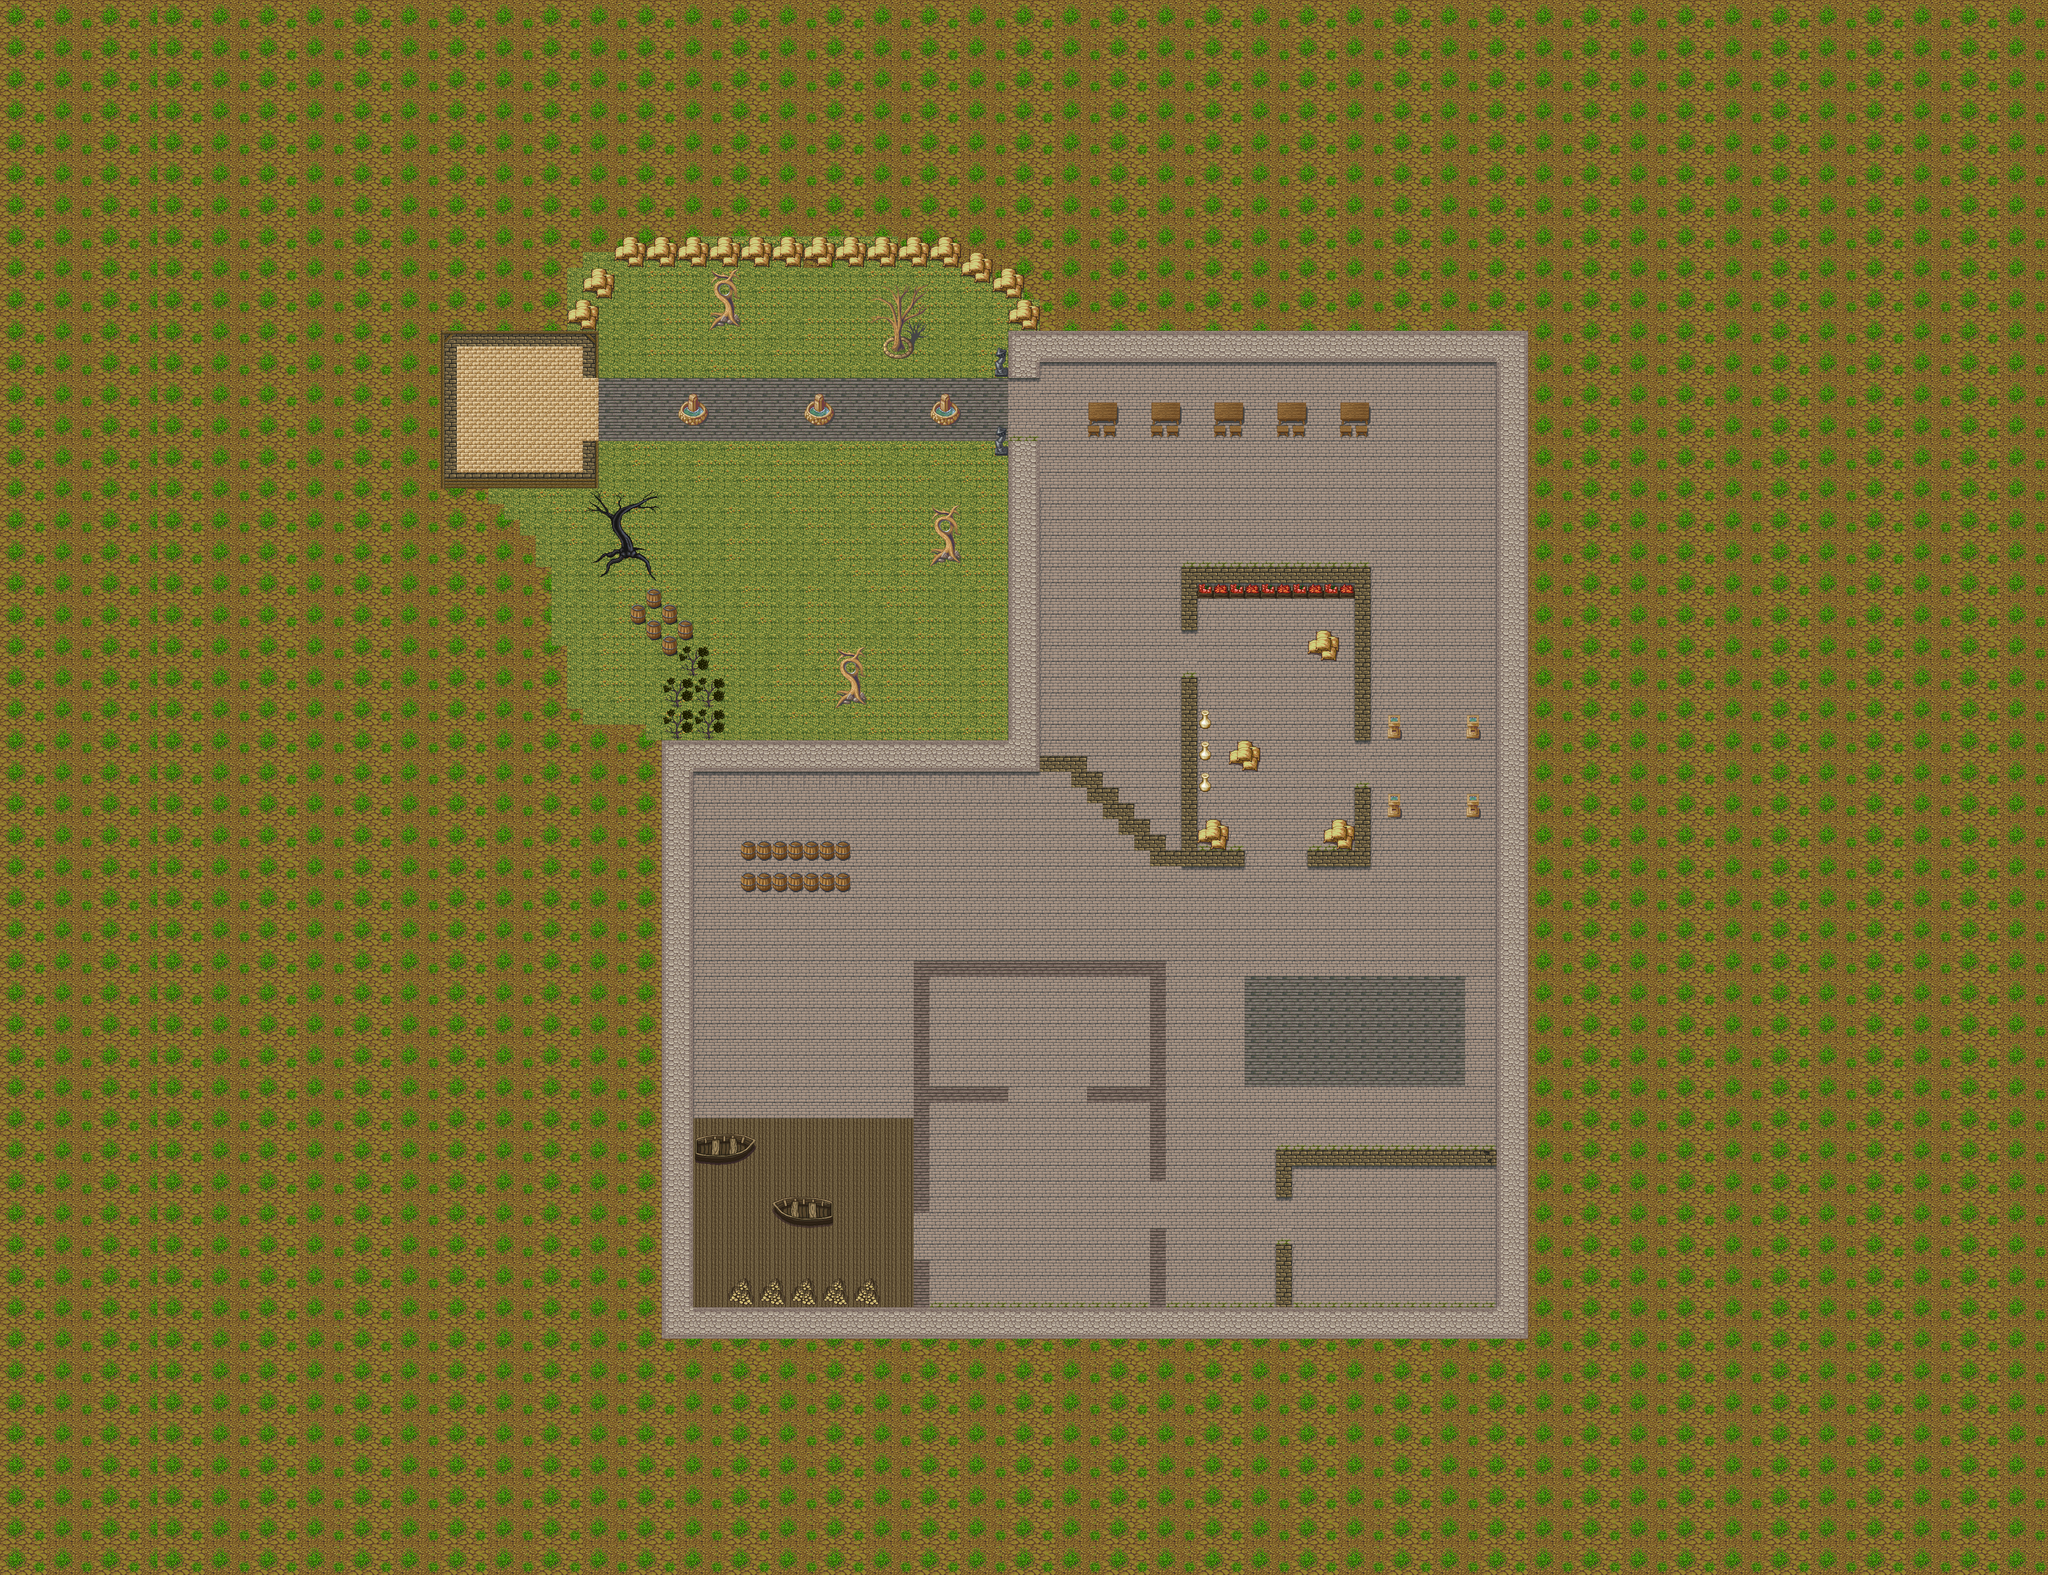

A level layout from a 2D game, rendered from its tile map. Below: a short description, then the map file with tile-grid data replaced by summaries:
An orthogonal 130x100 tile map with 32x32 px tiles, 2 tile layers (BackGround, Graphics), 7 tilesets and 81 objects.

<map version="1.0" orientation="orthogonal" renderorder="right-down" width="130" height="100" tilewidth="32" tileheight="32" nextobjectid="111">
 <tileset firstgid="1" name="terrain" tilewidth="32" tileheight="32" tilecount="1024" columns="32">
  <image source="terrain.png" width="1024" height="1024" />
 </tileset>
 <tileset firstgid="1025" name="PathAndObjects" tilewidth="32" tileheight="32" tilecount="256" columns="16">
  <image source="PathAndObjects.png" width="512" height="512" />
 </tileset>
 <tileset firstgid="1281" name="magecity" tilewidth="32" tileheight="32" tilecount="360" columns="8">
  <image source="magecity.png" width="256" height="1450" />
 </tileset>
 <tileset firstgid="1641" name="town" tilewidth="32" tileheight="32" tilecount="256" columns="16">
  <image source="town.png" width="512" height="512" />
 </tileset>
 <tileset firstgid="1897" name="trees" tilewidth="32" tileheight="32" tilecount="256" columns="16">
  <image source="trees.png" width="512" height="512" />
 </tileset>
 <tileset firstgid="2153" name="trees_plants" tilewidth="32" tileheight="32" tilecount="256" columns="16">
  <image source="trees_plants.png" width="512" height="512" />
 </tileset>
 <tileset firstgid="2409" name="trees_plants_rocks" tilewidth="32" tileheight="32" tilecount="256" columns="16">
  <image source="trees_plants_rocks.png" width="512" height="512" />
 </tileset>
 <layer name="BackGround" width="130" height="100">
  <data>[13000 cells, 13000 non-empty, 31 distinct tile ids]</data>
 </layer>
 <layer name="Graphics" width="130" height="100">
  <data>[13000 cells, 880 non-empty, 129 distinct tile ids]</data>
 </layer>
 <objectgroup name="Obstacles">
  <object id="21" x="897" y="669.5" width="34" height="319" />
  <object id="22" x="931" y="670.5" width="285" height="32" />
  <object id="23" x="1185" y="705.5" width="30" height="62" />
  <object id="24" x="1183" y="892.5" width="34" height="64" />
  <object id="25" x="934.5" y="956" width="285" height="32" />
  <object id="26" x="1153.5" y="609.333" width="61" height="58.6667" />
  <object id="27" x="1182.83" y="545.333" width="61" height="58.6667" />
  <object id="28" x="1252.17" y="484" width="697" height="58.6667" />
  <object id="29" x="1953.5" y="514.667" width="61" height="58.6667" />
  <object id="30" x="2017.5" y="548" width="61" height="58.6667" />
  <object id="31" x="2048.17" y="609.333" width="61" height="58.6667" />
  <object id="32" x="1190.83" y="994.667" width="145" height="188" />
  <object id="33" x="1313.5" y="1185.33" width="29" height="54.6667" />
  <object id="34" x="1344.17" y="1220.67" width="29" height="54.6667" />
  <object id="35" x="1377.5" y="1254" width="29" height="54.6667" />
  <object id="36" x="1281.5" y="1220.67" width="29" height="54.6667" />
  <object id="37" x="1312.17" y="1254" width="29" height="54.6667" />
  <object id="38" x="1344.17" y="1287.33" width="29" height="54.6667" />
  <object id="39" x="1378.83" y="1312.67" width="54.3333" height="61.3334" />
  <object id="40" x="1414.17" y="1376" width="54.3333" height="61.3334" />
  <object id="41" x="1362.17" y="1374.67" width="54.3333" height="61.3334" />
  <object id="42" x="1418.17" y="1438.67" width="54.3333" height="61.3334" />
  <object id="43" x="1358.17" y="1440" width="54.3333" height="61.3334" />
  <object id="44" x="1696.83" y="1378.67" width="54.3333" height="58.6667" />
  <object id="45" x="1892.83" y="1082.67" width="54.3333" height="66.6667" />
  <object id="46" x="1379.5" y="805.333" width="54.3333" height="61.3334" />
  <object id="47" x="1634.17" y="802.667" width="54.3333" height="61.3334" />
  <object id="48" x="1891.5" y="804" width="54.3333" height="61.3334" />
  <object id="49" x="1447.5" y="609.333" width="54.3333" height="61.3334" />
  <object id="50" x="1795.5" y="670.667" width="54.3333" height="61.3334" />
  <object id="51" x="2046.17" y="674.667" width="63.6666" height="90.6667" />
  <object id="52" x="2018.17" y="735.333" width="30.3333" height="30.6667" />
  <object id="53" x="2022.17" y="896.667" width="30.3333" height="30.6667" />
  <object id="54" x="2113.5" y="676" width="991.667" height="57.3334" />
  <object id="56" x="3040.17" y="736.667" width="67.667" height="1982.67" />
  <object id="57" x="1346.83" y="2660.67" width="1691.67" height="57.3334" />
  <object id="59" x="1346.83" y="1503.33" width="58.3337" height="1152" />
  <object id="60" x="1406.83" y="1507.33" width="702.334" height="57.3334" />
  <object id="61" x="2048.17" y="895.333" width="62.3337" height="608" />
  <object id="62" x="2209.33" y="813.333" width="61.3333" height="74.6667" />
  <object id="65" x="2334.67" y="814.667" width="61.3333" height="74.6667" />
  <object id="66" x="2462.67" y="814.667" width="61.3333" height="74.6667" />
  <object id="67" x="2589.33" y="817.333" width="61.3333" height="74.6667" />
  <object id="68" x="2718.67" y="817.333" width="61.3333" height="74.6667" />
  <object id="69" x="2397.33" y="1153.33" width="388" height="62.6667" />
  <object id="71" x="2398.67" y="1217.33" width="37.3333" height="61.3333" />
  <object id="72" x="2398.67" y="1375.33" width="37.3333" height="349.333" />
  <object id="73" x="2750.67" y="1217.33" width="37.3333" height="286.667" />
  <object id="74" x="2657.33" y="1273.33" width="61.3333" height="70.6667" />
  <object id="75" x="2497.33" y="1500.67" width="61.3333" height="70.6667" />
  <object id="76" x="2433.33" y="1659.33" width="61.3333" height="70.6667" />
  <object id="77" x="2690.67" y="1659.33" width="61.3333" height="70.6667" />
  <object id="79" x="2821.33" y="1452" width="24" height="52" />
  <object id="80" x="2980" y="1448.67" width="24" height="52" />
  <object id="82" x="2820" y="1610" width="24" height="52" />
  <object id="83" x="2981.33" y="1608.67" width="24" height="52" />
  <object id="84" x="2750.67" y="1599.33" width="37.3333" height="162.667" />
  <object id="85" x="2656" y="1729.33" width="94.6667" height="33.3333" />
  <object id="86" x="2336.67" y="1728.67" width="192" height="33.3333" />
  <object id="88" x="2304.67" y="1696.67" width="64" height="33.3333" />
  <object id="89" x="2270" y="1662" width="68" height="33.3333" />
  <object id="90" x="2239.33" y="1631.33" width="65.3334" height="33.3333" />
  <object id="91" x="2207.33" y="1600.67" width="64" height="33.3333" />
  <object id="92" x="2175.33" y="1567.33" width="65.3334" height="33.3333" />
  <object id="93" x="2115.33" y="1536.67" width="94.6667" height="33.3333" />
  <object id="94" x="2526" y="1984.67" width="449.333" height="224" />
  <object id="95" x="2336.67" y="1952.67" width="33.3334" height="449.333" />
  <object id="96" x="1854" y="1950" width="480" height="33.3333" />
  <object id="97" x="1855.33" y="1984.67" width="30.6667" height="480" />
  <object id="98" x="1854" y="2558" width="32" height="96" />
  <object id="99" x="1888.67" y="2206" width="158.667" height="33.3333" />
  <object id="100" x="2208.67" y="2206" width="124" height="33.3333" />
  <object id="101" x="1502" y="1708.67" width="225.333" height="41.3333" />
  <object id="102" x="1500.67" y="1772.67" width="225.333" height="41.3333" />
  <object id="103" x="1408.67" y="2303.33" width="129.333" height="64" />
  <object id="104" x="1572.67" y="2430.67" width="129.333" height="64" />
  <object id="105" x="1471.33" y="2593.33" width="314.666" height="64" />
  <object id="107" x="2588.67" y="2524" width="33.3334" height="133.333" />
  <object id="108" x="2592.67" y="2334.67" width="33.3334" height="98.6663" />
  <object id="109" x="2628.67" y="2334.67" width="409.333" height="35.9996" />
  <object id="110" x="2338" y="2496.67" width="33.3334" height="158.666" />
 </objectgroup>
</map>
